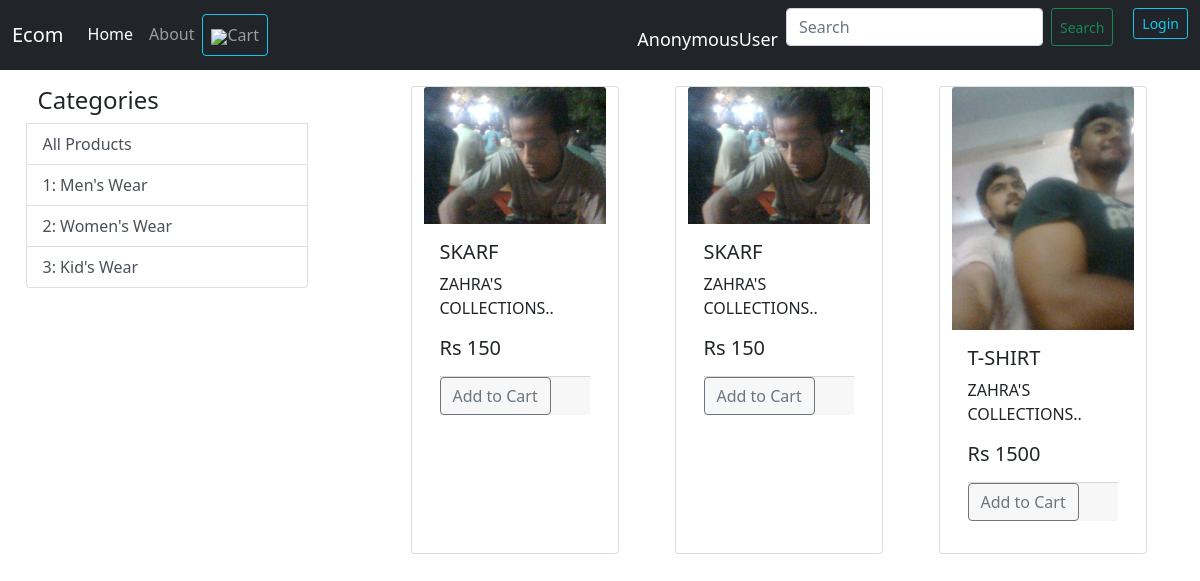
The app's page /?category=2 with its own data.
### stores/models/category.py (models this page shows, shortened)
class Categorie(models.Model):
	title = models.CharField(max_length=150)
	subcategory = models.CharField(max_length=200)

### stores/models/products.py (models this page shows, shortened)
class Product(models.Model):
	name = models.CharField(max_length=100)
	description = models.CharField(max_length=500, default="", null=True)
	category = models.ForeignKey(Categorie, on_delete=models.CASCADE)
	price = models.IntegerField(default=0)
	image = models.ImageField(upload_to='static/images/')
	image2 = models.ImageField(upload_to='static/images/', null=True, default="")
	image3 = models.ImageField(upload_to='static/images/', null=True, default="")
	@staticmethod
	def get_all_products_by_categoryid(category_id):
		if category_id:
			return Product.objects.filter(category=category_id)
		else:
			return Product.objects.all()

### stores/views.py (the view, shortened to what this page needs)
# urls.py: path('', views.Index.as_view(), name='home'),
class Index(View):
	def get(self, request):
		cart = request.session.get('cart')
		if not cart:
			request.session['cart'] = {}
		products = None
		categories = Categorie.objects.all()
		categoryID = request.GET.get('category')
		if categoryID:
			products = Product.get_all_products_by_categoryid(categoryID)
		else:
			products = Product.objects.all()
		context = {'products': products, 'categories': categories, 'categoryID':categoryID}
		return render(request, 'stores/index.html', context)

### stores/templatetags/cart.py (called while the page is built)
@register.filter(name='is_in_cart')
def is_in_cart(product , cart):
	keys = cart.keys()
	for id in keys:
		if int(id) == product.id:
			return True
	return False;

### stores/templatetags/custom_filter.py (called while the page is built)
@register.filter(name='currency')
def currency(number):
    return "Rs " + str(number)

### stores/templates/stores/index.html (shortened to what this page needs)
{% include 'stores/main.html' %}
{% block content %}
{% load custom_filter %}
{% load cart %}
<div class="contaier-fluid mt-3 mx-auto mb-2">
<div class="row">
	<div class="col-lg-3 mx-auto">
		<div class="list-group row mx-auto">
			<h4>Categories</h4>
			<a href="/" class="list-group-item list-group-item-action">All Products</a>
			{% for category in categories %}
			<a href="/?category={{category.id}}" class="list-group-item list-group-item-action">{{category.id}}: {{category.subcategory}}</a>
			{% endfor %}
		</div>
	</div>
	<div id="products" class="col-lg-8 mx-auto">
		<div class="row mx-auto" >
			{% for product in products %}
			<div class="card mx-auto mb-3" id={{product.id}} style="width: 13rem;">
            <a href="/prodview/{{product.id}}" class="float-right">
			  <img src="{{product.image.url}}" class="card-img-top" alt=""></a>
			  <div class="card-body">
			    <h5 class="card-title">{{product.name}}</h5>
			    <p class="card-text">{{product.description|slice:"0:30"}}..</p>
			    <h5 class="card-text">{{product.price|currency}}</h5>
			    <div class="card-footer p-0  mb-2 mt-3 ">
			    {% if product|is_in_cart:request.session.cart %}
				  <div class="row no-gutters">
				  	<form action="/#{{product.id}}" class="col-2" method="post">
				  		{% csrf_token %}
			    	<input hidden type="text" name="product" value="{{product.id}}">
			    	<input hidden type="text" name="remove" value="True">
			    	<input type="submit" value=" - " class="btn btn-block btn-outline-secondary">
				  	</form>
				  	<div class="text-center col">{{product|cart_quantity:request.session.cart}} in cart</div>
				  	<form action="/#{{product.id}}" class="col-2" method="post">
				  		{% csrf_token %}
			    	<input hidden type="text" name="product" value="{{product.id}}">
			    	<input type="submit" value=" + " class="btn btn-block btn-outline-secondary">
				  	</form>
				  </div>
				{% else %}
				<form action="/#{{product.id}}" method="POST" class="btn-block">
	                <input type="submit" class="btn btn-outline-secondary" value="Add to Cart">
			    </form>
				{% endif %}
			    </div>
			  </div>
			</div>
			{% endfor %}
		</div>
	</div>
</div>
</div>
{% endblock %}

### records on screen
Categorie: id "1", subcategory "Men's Wear"
Categorie: id "2", subcategory "Women's Wear"
Categorie: id "3", subcategory "Kid's Wear"
Product: image (picture), name "SKARF", description "ZAHRA'S COLLECTIONS", price "Rs 150"
Product: image (picture), name "SKARF", description "ZAHRA'S COLLECTIONS", price "Rs 150"
Product: image (picture), name "T-SHIRT", description "ZAHRA'S COLLECTIONS", price "Rs 1500"

### other values on screen
{{ request.user }} "AnonymousUser"
